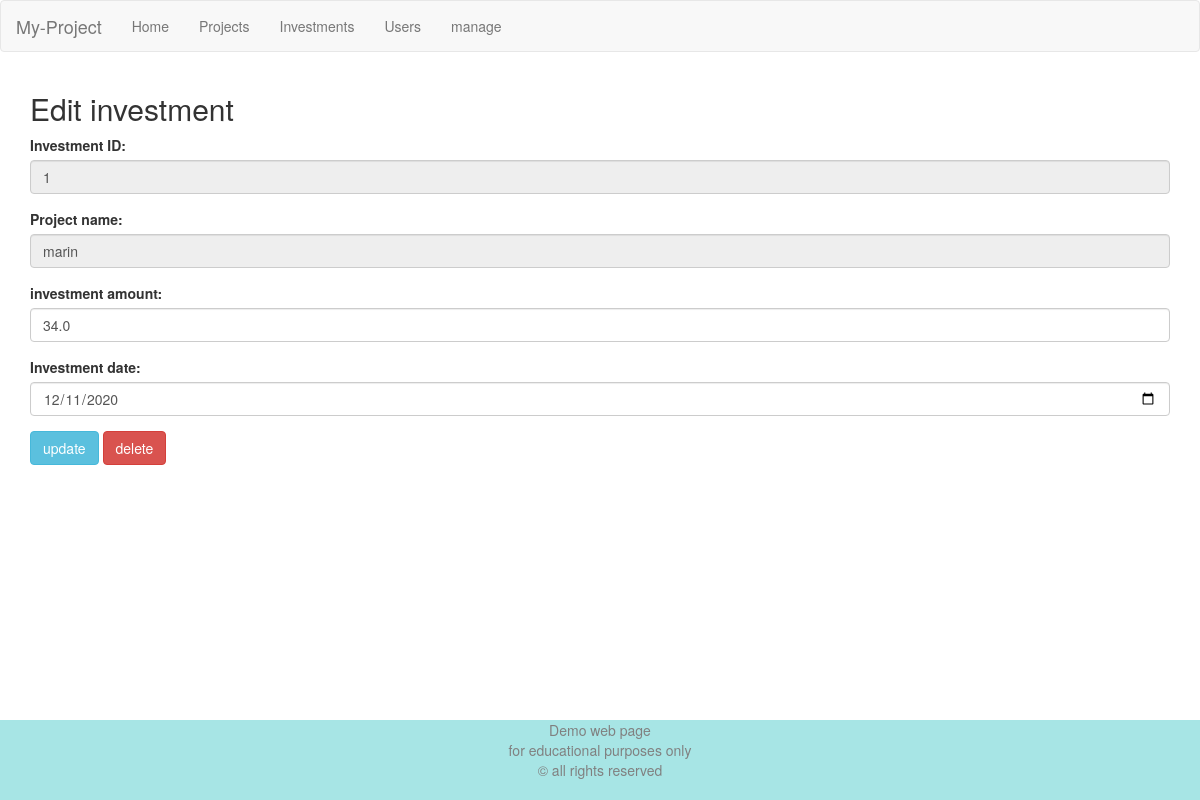
Screenshot of /editinv/1 with the database file from the repository.
### models.py (models this page shows)
class BaseModel(Model):
    class Meta:
        database = database

class ProjectInvestment(BaseModel):
    investment_id = AutoField()
    investment = FloatField()
    investment_date = DateField(default=datetime.date.today)
    project_id = ForeignKeyField(Projects, backref='investment')
    class Meta:
        table_name = 'project_investment'

class Projects(BaseModel):
    project_id = AutoField()
    budget = FloatField(null=True)
    comments = TextField(null=True)
    completion = DateField(null=True)
    forcast = FloatField(null=True)
    project_name = TextField(unique=True)
    class Meta:
        table_name = 'projects'

### app.py (the view, shortened to what this page needs)
@app.route('/editinv/<investment_id>', methods=['GET', 'POST'])
def editinv(investment_id):
    inv = [row for row in ProjectInvestment.select(
            ProjectInvestment, Projects).join(Projects).where(
                ProjectInvestment.investment_id == investment_id).dicts()][0]
    if request.method == 'GET':
        return render_template('editinv.j2', inv=inv)

### app.py (called while the page is built)
@app.before_request
def _db_connect():
    database.connect()

@app.teardown_request
def _db_close(_):
    if not database.is_closed():
        database.close()

### templates/editinv.j2
{% extends "template.j2" %}
{% block navbar %}
<li><a href="/">Home</a></li>
<li><a href="/projects">Projects</a></li>
<li><a href="/investments">Investments</a></li>
<li><a href="/allusers">Users</a></li>
<li><a href="/manage">manage</a></li>
{% endblock navbar %}
{% block page %}
<div class="container">
  <h2>Edit investment</h2>
  <form action="/editinv/{{inv['investment_id']}}" onsubmit="return confirm('this would edit this record. are you sure?');" method="POST">
    <div class="form-group">
      <label for="investment_id">Investment ID:</label>
      <input type="text" class="form-control" id="investment_id" name="investment_id" value="{{inv['investment_id']}}" disabled>
    </div>
    <div class="form-group">
      <label for="project_name">Project name:</label>
      <input type="text" class="form-control" id="project_name" name="project_name" value="{{inv['project_name']}}" disabled>
    </div>
    <div class="form-group">
      <label for="investment">investment amount:</label>
      <input type="numbrt" class="form-control" id="investment" value="{{inv['investment']}}" name="investment">
    </div>
    <div class="form-group">
      <label for="investment_date">Investment date:</label>
      <input type="date" class="form-control" id="investment_date" value="{{inv['investment_date']}}" name="investment_date">
    </div>
     <button type="submit" class="btn btn-info" name='update' value='update'>update</button>
     <button type="submit" class="btn btn-danger" name='delete' value='delete'>delete</button>
  </form>
</div>
{% endblock page %}

### static/css/style.css (style rules this page uses)
* { box-sizing: border-box; margin: 0; }
html, body { height: 100%; }
.container { margin-bottom: 2vh; }

### rows the page displays
ProjectInvestment: investment_id "1", investment "34.0"
Projects: project_name "marin"
